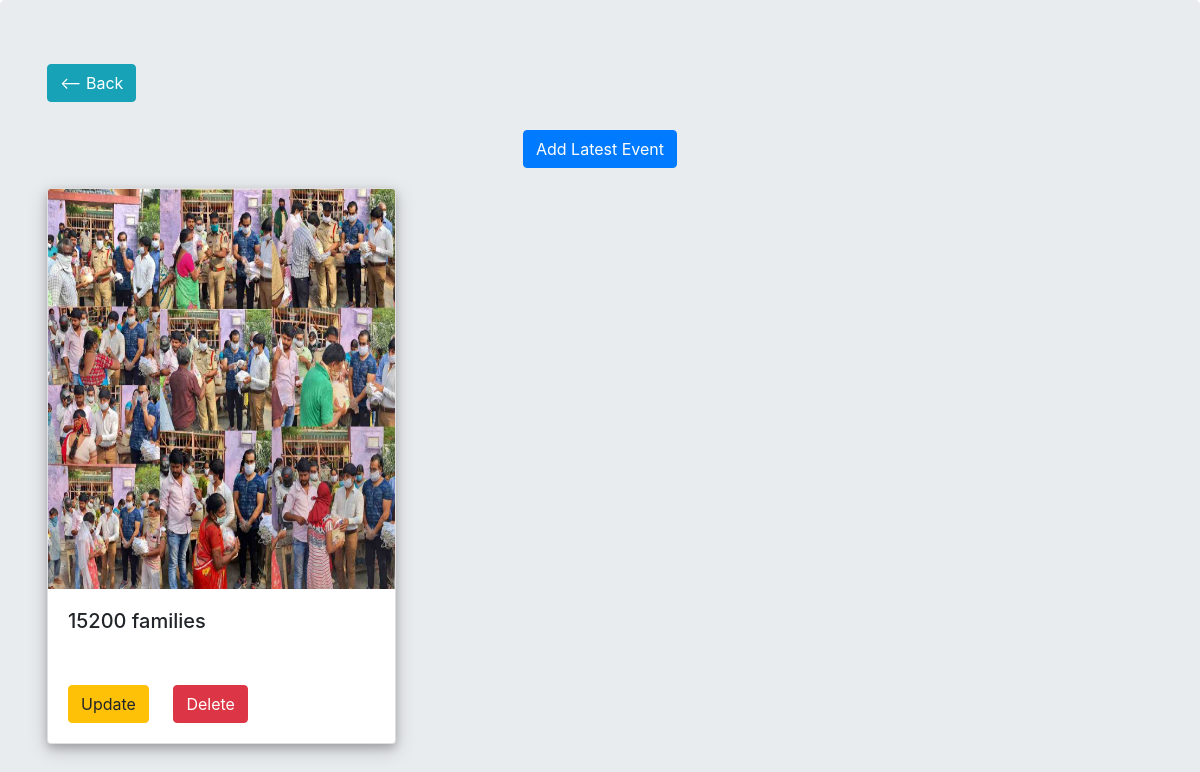
The page /admin_panel/admin_events/ (signed in) on the database its author committed.
### app/models.py (models this page shows, shortened)
class LatestEvents(models.Model):
    image=models.ImageField()
    caption=models.CharField(max_length=250)

### app/views.py (the view)
# urls.py: path('admin_panel/admin_events/',views.admin_events,name="admin_events"),
@user_passes_test(lambda u: u.is_superuser)
def admin_events(request):
    events=LatestEvents.objects.all()
    return render(request,'admin-events.html',{'events':events})

### templates/admin-events.html (shortened to what this page needs)
{% load static %}
<!DOCTYPE html>
<html lang="en" dir="ltr">
  <head>
    <link rel="stylesheet" href="{% static 'bootstrap/bootstrap.min.css'%}">  </head>
  <body>
  <div class="jumbotron">
    <div class="container">
      <h6><a href="{% url 'app:admin_panel'%}" class="btn btn-info"><-- Back</a></h6>
      <center><a href="{% url 'app:create_event' %}" class="btn btn-primary" style="margin-top:20px;">Add Latest Event</a></center>
      <div class="row">
        {% for event in events %}
        <div class="col-lg-4 col-md-6 col-sm-12">
          <div class="card" style="margin-top:20px;box-shadow: 0 4px 8px 0 rgba(0, 0, 0, 0.2), 0 6px 20px 0 rgba(0, 0, 0, 0.19);">
            <img class="card-img-top" src="{{event.image.url}}" alt="Card image cap" style="max-width:100%;max-height:100%;height:calc(100vh/2);">
            <div class="card-body">
              <h5 class="card-title">{{event.caption}}</h5>
            </div>
            <div class="card-body">
              <a href="{% url 'app:update_event' event.id%}" class="btn btn-warning card-link">Update</a>
              <a href="{% url 'app:delete_event' event.id %}" class="btn btn-danger card-link">Delete</a>
            </div>
          </div>
        </div>
        {% endfor %}
      </div>
    </div>
  </div>
  </body>
</html>

### rows shown on the page
LatestEvents: image (picture), caption "15200 families"
